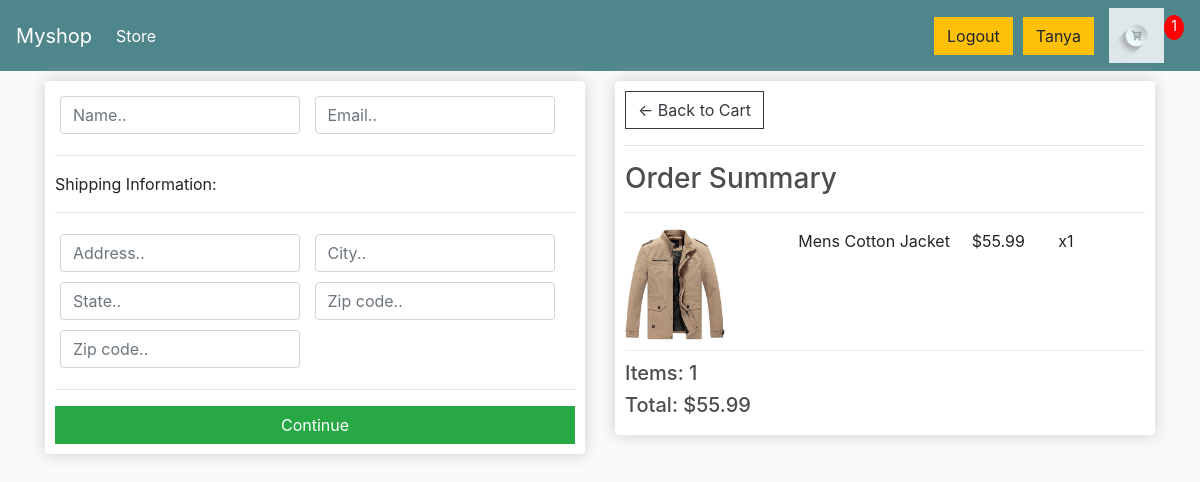
The app's page /checkout/ (signed in) with its own data.
### products/models.py (models this page shows, shortened)
class OrderItem(models.Model):
    product= models.ForeignKey(Product, null=True, blank=True, on_delete=models.SET_NULL)
    order=models.ForeignKey(Order,null=True, blank=True, on_delete=models.SET_NULL)
    quantity= models.IntegerField(default=0,null=True,blank=True)
    date_added= models.DateTimeField(auto_now_add=True)
    @property
    def get_total(self):
        total=self.product.price * self.quantity
        return total

class Product(models.Model):
    name= models.CharField(max_length=200, null=True)
    price= models.FloatField()
    image=models.ImageField(null=True,blank=True)
    @property
    def imageURL(self):
        try:
            url=self.image.url
        except:
            url=''
        return url

class Order(models.Model):
    customer=models.ForeignKey(User, null=True, blank=True, on_delete=models.SET_NULL)
    date_ordered=models.DateTimeField(auto_now_add=True)
    complete=models.BooleanField(default=False)
    transaction_id=models.CharField(max_length=100)
    @property
    def shipping(self):
        shipping=True
        return shipping
    @property
    def get_cart_total(self):
        orderitems=self.orderitem_set.all()
        total=sum([item.get_total for item in orderitems])
        return total
    @property
    def get_cart_items(self):
        orderitems=self.orderitem_set.all()
        total=sum([item.quantity for item in orderitems])
        return total

### products/views.py (the view)
# urls.py: path('checkout/',views.checkout,name="checkout"),
def checkout(request):
    if request.user.is_authenticated:
        customer=request.user
        order,created=Order.objects.get_or_create(customer=customer,complete=False)
        items=order.orderitem_set.all()
        cartItems=order.get_cart_items
    else:
        items=[]
        order={'get_cart_total':0 , 'get_cart_items':0,'shipping':False}
        cartItems=order['get_cart_items']
    context={'items':items, 'order':order,'cartItems':cartItems}
    return render(request,'checkout.html',context)

### products/templates/checkout.html (shortened to what this page needs)
{% extends 'main.html' %}
{% load static %}
{% block content %}
     <div class="row">
		<div class="col-lg-6">
			<div class="box-element" id="form-wrapper">
				<form id="form">
					<div id="user-info">
						<div class="form-field">
							<input required class="form-control" type="text" name="name" placeholder="Name..">
						</div>
						<div class="form-field">
							<input required class="form-control" type="email" name="email" placeholder="Email..">
						</div>
					</div>
					<div id="shipping-info">
						<hr>
						<p>Shipping Information:</p>
						<hr>
						<div class="form-field">
							<input class="form-control" type="text" name="address" placeholder="Address..">
						</div>
						<div class="form-field">
							<input class="form-control" type="text" name="city" placeholder="City..">
						</div>
						<div class="form-field">
							<input class="form-control" type="text" name="state" placeholder="State..">
						</div>
						<div class="form-field">
							<input class="form-control" type="text" name="zipcode" placeholder="Zip code..">
						</div>
						<div class="form-field">
							<input class="form-control" type="text" name="country" placeholder="Zip code..">
						</div>
					</div>
					<hr>
					<input id="form-button" class="btn btn-success btn-block" type="submit" value="Continue">
				</form>
			</div>
			<br>
		</div>
		<div class="col-lg-6">
			<div class="box-element">
				<a  class="btn btn-outline-dark" href="{% url 'cart' %}">&#x2190; Back to Cart</a>
				<hr>
				<h3>Order Summary</h3>
				<hr>
				{% for item in items %}
				<div class="cart-row">
					<div style="flex:2"><img class="row-image" src="{{item.product.imageURL}}"></div>
					<div style="flex:2"><p>{{item.product.name}}</p></div>
					<div style="flex:1"><p>${{item.product.price}}</p></div>
					<div style="flex:1"><p>x{{item.quantity}}</p></div>
				</div>
			{%endfor%}
				<h5>Items:   {{order.get_cart_items}}</h5>
				<h5>Total:   ${{order.get_cart_total}}</h5>
			</div>
		</div>
	</div>
{% endblock content %}

### products/templates/main.html (shortened to what this page needs)
<!DOCTYPE html>
{% load static %}
<html>
<head>
	<link rel="stylesheet" href="https://stackpath.bootstrapcdn.com/bootstrap/4.4.1/css/bootstrap.min.css">
	<link rel="stylesheet" type="text/css" href="{% static 'css/main.css' %}">
</head>
<body>
    <nav class="navbar navbar-expand-lg navbar-dark bg-dark">
        <a class="navbar-brand" href="{% url 'store' %}">Myshop</a>
        <div class="collapse navbar-collapse" id="navbarSupportedContent">
          <ul class="navbar-nav mr-auto">
            <li class="nav-item active">
              <a class="nav-link" href="{% url 'store' %}">Store <span class="sr-only">(current)</span></a>
            </li>
          </ul>
          {%if user.is_authenticated %}
            <div class="form-inline my-2 my-lg-0" >
            <a href="{%url 'logout'%}"class="btn btn-warning" style="margin-right: 10px;">Logout</a>
          {% else %}
            <div class="form-inline my-2 my-lg-0" >
            <a href="{%url 'login'%}"class="btn btn-warning" style="margin-right: 10px;">Login</a>
          {%endif%}
          <div class="form-inline my-2 my-lg-0">
                 <a href="#"class="btn btn-warning">{{user}}</a>
                   <a href="{% url 'cart' %}">
                     <img  id="cart-icon" src="{% static 'images/icon-1415760_1920.png' %}">
                   </a>
                  <p id="cart-total">{{cartItems}}</p>
               </div>
        </div>
      </nav>
    <div class="container">
        {% block content %}
        {% endblock content %}
    </div>
</body>
</html>

### static/css/main.css (style rules this page uses)
body { background-color: hsl(0, 0%, 98%); }
h1,h2,h3,h4,h5,h6 { color:hsl(0, 0%, 30%); }
.box-element { box-shadow:hsl(0, 0%, 80%) 0 0 16px; background-color: #fff; border-radius: 4px; padding: 10px; }
.bg-dark { background-color: #4f868c!important; }
#cart-icon { width:55px; display: inline-block; margin-left: 15px; }
#cart-total { display: block; text-align: center; color:#fff; background-color: red; width: 20px; height: 25px; border-radius: 50%; font-size: 14px; }
.col-lg-4, .col-lg-6, .col-lg-8, .col-lg-12 { margin-top: 10px; }
.btn { border-radius: 0; }
.row-image { width: 100px; }
.form-field { width:250px; display: inline-block; padding: 5px; }
.cart-row { display: flex; align-items: flex-stretch; padding-bottom: 10px; margin-bottom: 10px; border-bottom: 1px solid #ececec; }

### records on screen
OrderItem: product.imageURL (picture), product.name "Mens Cotton Jacket", product.price "55.99", quantity "1"
Order: get_cart_items "1", get_cart_total "55.99"

### other values on screen
{{ user }} "Tanya"
{{ cartItems }} "1"
